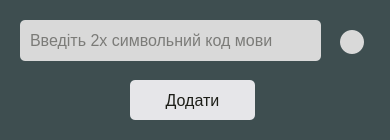
<?xml version="1.0" encoding="UTF-8"?>
<ui version="4.0">
 <class>Dialog</class>
 <widget class="QDialog" name="Dialog">
  <property name="geometry">
   <rect>
    <x>0</x>
    <y>0</y>
    <width>390</width>
    <height>140</height>
   </rect>
  </property>
  <property name="minimumSize">
   <size>
    <width>390</width>
    <height>140</height>
   </size>
  </property>
  <property name="maximumSize">
   <size>
    <width>390</width>
    <height>140</height>
   </size>
  </property>
  <property name="windowTitle">
   <string>Add UI language</string>
  </property>
  <property name="styleSheet">
   <string notr="true">QWidget {
	marging: 20px;
	background-color: #3E4E50;
	padding:  0px 10px;
}</string>
  </property>
  <widget class="QLabel" name="label_2">
   <property name="geometry">
    <rect>
     <x>340</x>
     <y>30</y>
     <width>24</width>
     <height>24</height>
    </rect>
   </property>
   <property name="minimumSize">
    <size>
     <width>24</width>
     <height>24</height>
    </size>
   </property>
   <property name="maximumSize">
    <size>
     <width>24</width>
     <height>24</height>
    </size>
   </property>
   <property name="toolTip">
    <string>&lt;html&gt;&lt;head/&gt;&lt;body&gt;&lt;p&gt;Щоб додати мову, необхідно:&lt;/p&gt;&lt;p&gt;Ввести двухсимвольний код мови за стандартом &lt;a href=&quot;https://en.wikipedia.org/wiki/List_of_ISO_639-1_codes&quot;&gt;&lt;span style=&quot; text-decoration: underline; color:#10893e;&quot;&gt;ISO_639_1&lt;/span&gt;&lt;/a&gt;&lt;/p&gt;&lt;/body&gt;&lt;/html&gt;</string>
   </property>
   <property name="whatsThis">
    <string>&lt;html&gt;&lt;head/&gt;&lt;body&gt;&lt;p&gt;Приклад оформлення сполосполучень команди:&lt;/p&gt;&lt;p&gt;&lt;br/&gt;&lt;/p&gt;&lt;p&gt;знайди^що&lt;span style=&quot; font-family:'JetBrains Mono','monospace'; color:#000000;&quot;&gt; таке^знайди інформацію^як називається&lt;/span&gt;&lt;/p&gt;&lt;p&gt;&lt;br/&gt;&lt;/p&gt;&lt;p&gt;де знак &amp;quot;^&amp;quot; розділяє команди&lt;/p&gt;&lt;/body&gt;&lt;/html&gt;</string>
   </property>
   <property name="styleSheet">
    <string notr="true">background-color: #D9D9D9;
border-radius: 12px;
padding: 0px;</string>
   </property>
   <property name="text">
    <string/>
   </property>
   <property name="pixmap">
    <pixmap resource="../../PycharmProjects/Diploma/Diploma/src/rs-qt/res-qt2.qrc">:/help/help.svg</pixmap>
   </property>
   <property name="scaledContents">
    <bool>false</bool>
   </property>
  </widget>
  <widget class="QPushButton" name="addUIButton">
   <property name="geometry">
    <rect>
     <x>130</x>
     <y>80</y>
     <width>125</width>
     <height>40</height>
    </rect>
   </property>
   <property name="minimumSize">
    <size>
     <width>125</width>
     <height>0</height>
    </size>
   </property>
   <property name="maximumSize">
    <size>
     <width>125</width>
     <height>16777215</height>
    </size>
   </property>
   <property name="cursor">
    <cursorShape>PointingHandCursor</cursorShape>
   </property>
   <property name="styleSheet">
    <string notr="true">QPushButton {
	height: 40px;
	font-size: 16px;
	color: #1D1E18;
	background-color: #E6E6E9;
	border-radius: 5px;
}</string>
   </property>
   <property name="text">
    <string>Додати</string>
   </property>
  </widget>
  <widget class="QLineEdit" name="uiLanguigeField">
   <property name="geometry">
    <rect>
     <x>20</x>
     <y>20</y>
     <width>301</width>
     <height>41</height>
    </rect>
   </property>
   <property name="styleSheet">
    <string notr="true">QLineEdit {
	background-color: #D9D9D9;
	color: #1D1E18;
	font-size: 16px;
	border-radius: 5px;
	marging-right: 20px;
	padding: 8px;
}</string>
   </property>
   <property name="placeholderText">
    <string>Введіть 2х символьний код мови</string>
   </property>
  </widget>
 </widget>
 <resources>
  <include location="../../PycharmProjects/Diploma/Diploma/src/rs-qt/res-qt2.qrc"/>
 </resources>
 <connections/>
</ui>
